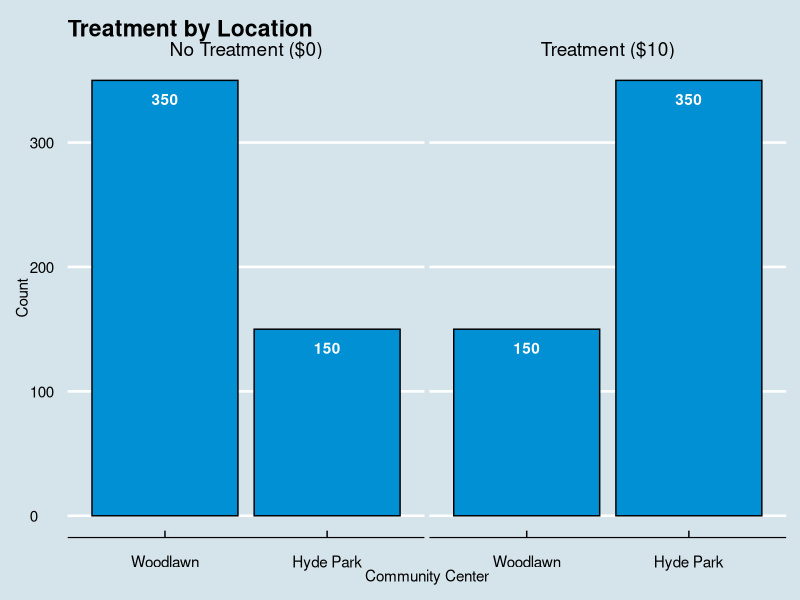
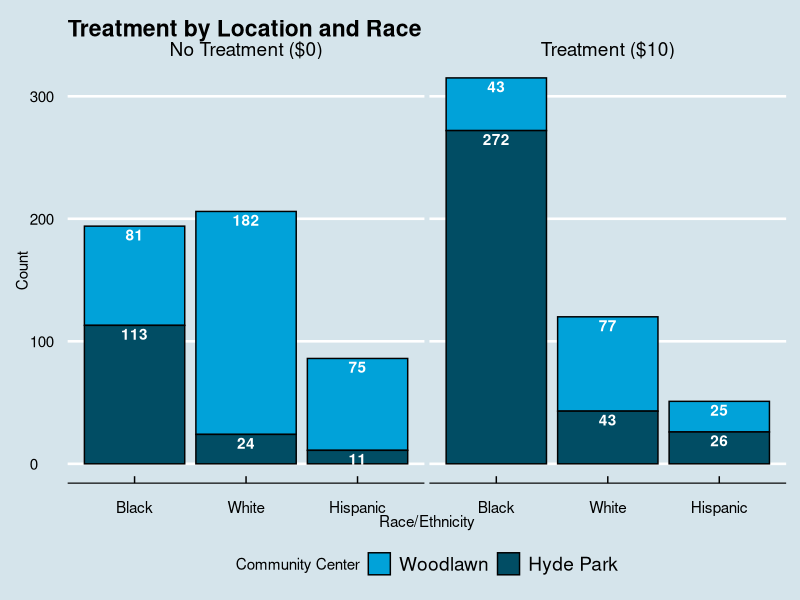
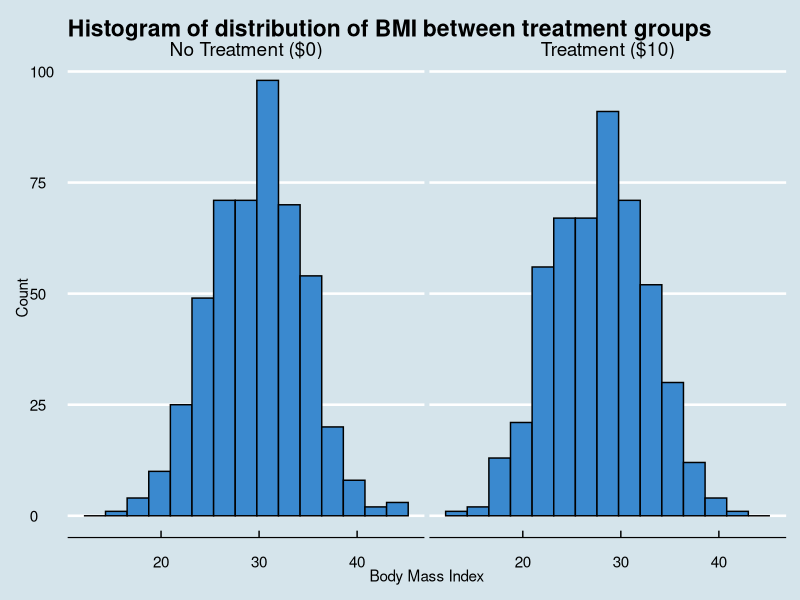
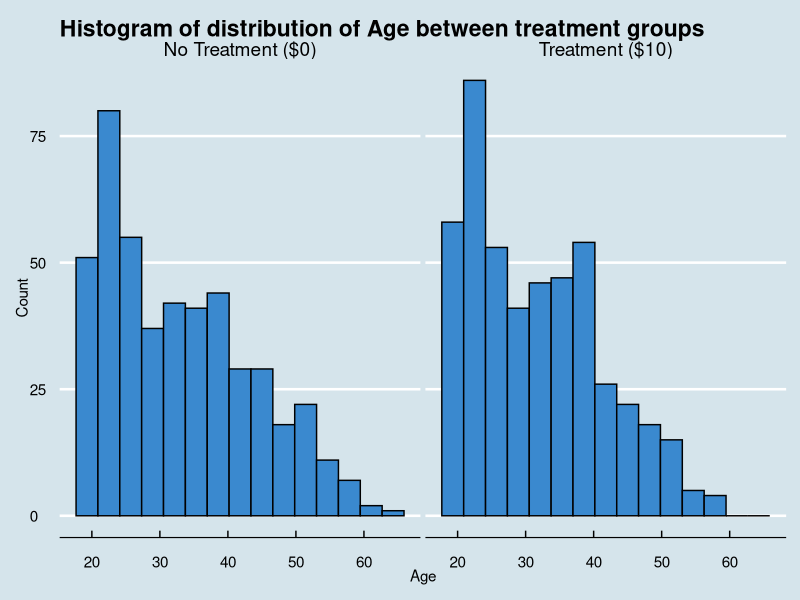
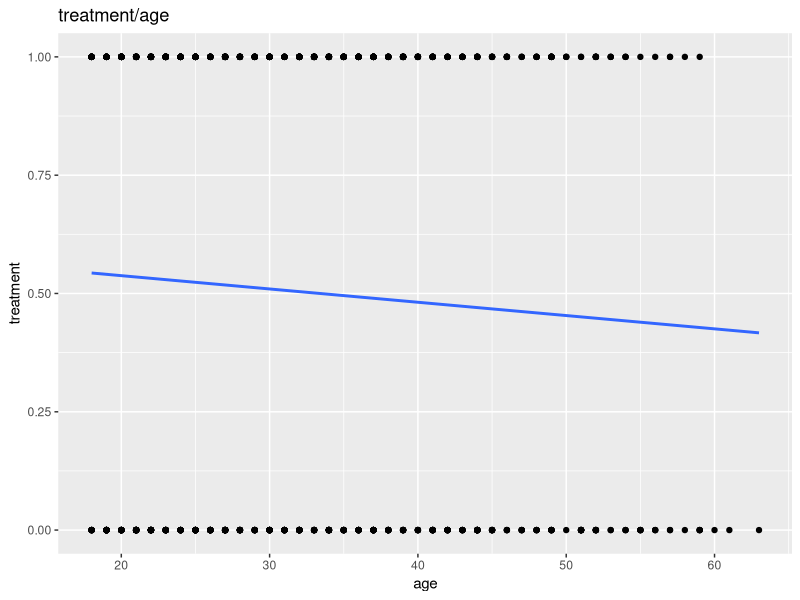
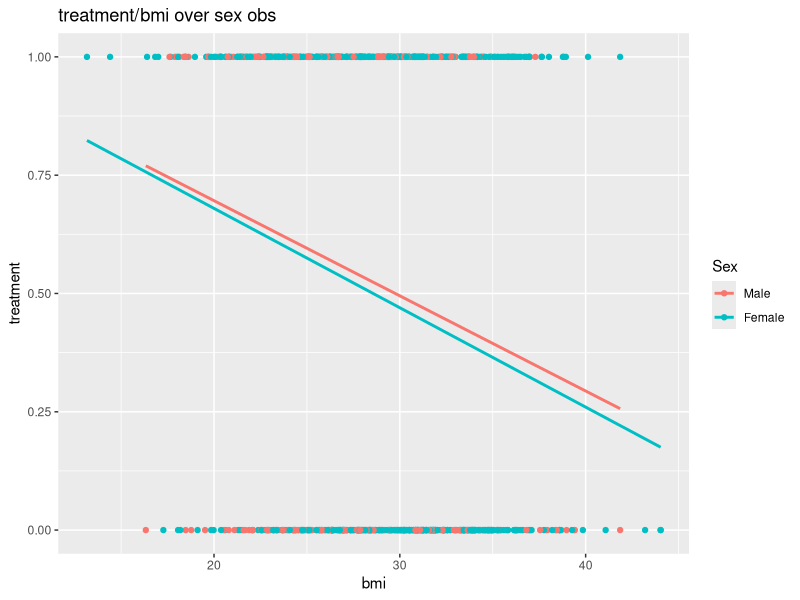
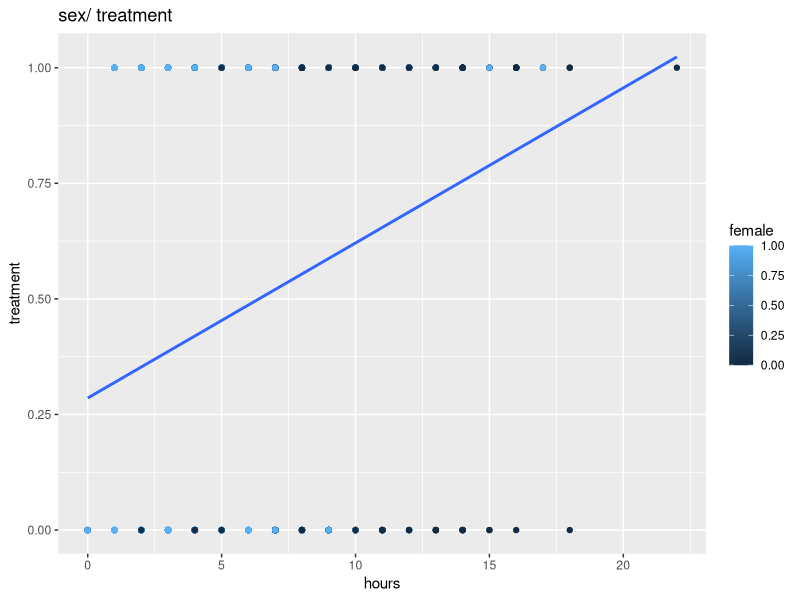
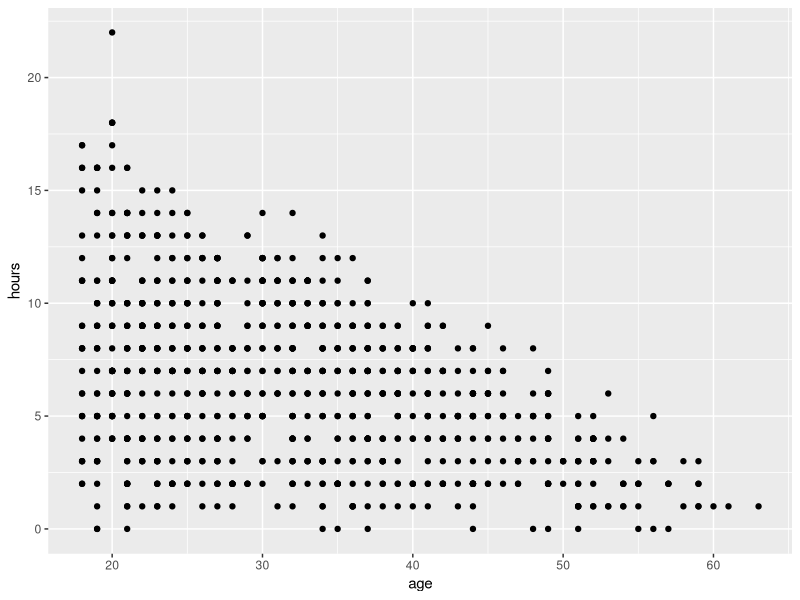

Here is the R script that generated these plots, in order:
## ---- chunk 1
knitr::opts_chunk$set(echo = FALSE)
## ---- chunk 2
library(tidyverse)
library(knitr)
library(magrittr)
library(ggthemes)
## ---- chunk 3
# Read in the raw data. 
raw <-  read_csv("problem_set2.csv")

# Create dataframe with summary statistics for hours
unclean_data_summary <- raw %>%
  group_by(treatment) %>%
  summarize(count = n(), mean(hours), sd(hours), se = sd(hours)/sqrt(n()))

# Kable print unclean_data
unclean_data_summary %>%
  knitr::kable(col.names = c("Treatment", "Count", "Mean", "St Dev", "St Err"), 
        caption = "Summary Statistics of Hours Exercised across Sample Groups with No Data Cleaning")
## ---- chunk 4
raw %>% 
  filter(subject_id %in% c(1, 9, 16, 26, 31, 52, 65, 100, 103)) %>%
  kable(caption = "Representative sample of unclean observations")
## ---- chunk 5
tibble(
  Variable = append(names(raw), "changed?"),
  `Description of Modification` = c(
    "No change",
    "Hours over 60 are minutes; reformatted to be hours.",
    "No change.",
    "No change.",
    "Uniformly store data as 0/1, not 0/1/male/female.",
    "-99 means missing age data; recoded to be NA.",
    "BMIs of less than 1 are omitted.",
    "No change.",
    "Race/Ethnicity BLACK capitalization fixed.",
    "`changed?` counts changes that occured in cleaning an observation."
  )
) %>%
  knitr::kable()
## ---- chunk 6
# Clean the data to impose uniformity upon the variable encoding.  
clean_data <- raw %>%
  mutate(`changed?` = seq(1, 1000) * 0) %>%
  # Fixing messed up hours readings. They start at 60 and upwards and that's 1 hr so I
  # fix based on that.
  mutate(`changed?` = if_else(hours >= 60, `changed?` + 1, `changed?`),
         hours = if_else(hours >= 60, hours / 60, hours)) %>%
  mutate(`changed?` = if_else(community_center %in% c("WOODLAWN",
                                                      "hyde park",
                                                      "woodlawn",
                                                      "Hyd Park",
                                                      "HYDE PARK",
                                                      "Hyde_Park",
                                                      "HYDE_PARK",
                                                      "hyde_park"), 
                              `changed?` + 1, `changed?`),
         community_center = if_else(community_center %in% c("WOODLAWN", "woodlawn"),
                                    "Woodlawn", community_center),
         community_center = if_else(community_center %in% c("hyde park", 
                                                            "Hyd Park", 
                                                            "HYDE PARK", 
                                                            "HYDE_PARK", 
                                                            "hyde_park",
                                                            "Hyde_Park"), 
                                    "Hyde Park", community_center)) %>%
  # Recoding female variable to be factor categorical variable from 0/1/male/female.
  mutate(`changed?` = if_else(female %in% c("female", "male"), 
                              `changed?` + 1, `changed?`),
         female = as.double(if_else(female == "female", 
                                    "1", if_else(female == "male", "0", female)))) %>%
  # -99 is missing age data so I reincode it at missing age data. 
  # https://cran.r-project.org/web/packages/naniar/vignettes/replace-with-na.html
  mutate(`changed?` = if_else(age == -99, `changed?` + 1, `changed?`), 
         age = na_if(age,-99)) %>%
  # Currently I have removed improper values, but I could also justify multiplying by 10.
  mutate(`changed?` = if_else(bmi < 1, `changed?` + 1, `changed?`),
         bmi = ifelse(bmi < 1, NA, bmi)) %>%
  # Fix all BLACK observations to normal capitalization structure.
  mutate(`changed?` = if_else(is.na(race_ethnicity), 
                              `changed?`, if_else(race_ethnicity == "BLACK", 
                                                  `changed?` + 1, `changed?`)),
    race_ethnicity = if_else(is.na(race_ethnicity), 
                             race_ethnicity, str_to_sentence(race_ethnicity))) # %>%
# mutate(race_ethnicity = factor(race_ethnicity, c("Black", "Hispanic", "White"))) %>%
# mutate(treatment = factor(treatment, labels = c("No Treatment ($0)", "Treatment ($10)"))) %>%
# mutate(community_center = factor(community_center, labels = c("Woodlawn", "Hyde Park"))) %>%
# mutate(education = factor(education, levels = c("less than high school",
#                                                 "high school",
#                                                 "higher degree")))
## ---- chunk 7
# Create dataframe with summary statistics for hours
clean_data_summary <- clean_data %>%
  group_by(treatment) %>%
  summarize(count = n(), mean(hours), sd(hours), se = sd(hours)/sqrt(n()))

# Kable print unclean_data
clean_data_summary %>%
  knitr::kable(col.names = c("Treatment", "Count", "Mean", "St Dev", "St Err"), 
        caption = "Summary Statistics of Hours Exercised across Sample Groups with No Data Cleaning")
## ---- chunk 8
randomness <- clean_data %>%
  mutate(treatment = factor(treatment, labels = c("No Treatment ($0)", "Treatment ($10)"))) %>%
  mutate(race_ethnicity = factor(race_ethnicity, c("Black", "Hispanic", "White"))) %>%
  mutate(community_center = factor(community_center, labels = c("Woodlawn", "Hyde Park"))) %>%
  mutate(education = factor(education,levels = c("less than high school", "high school", "higher degree")))

randomness %>% 
  select(treatment, community_center) %>% 
  group_by(community_center, treatment) %>% 
  count() %>%
ggplot(mapping = aes(x = community_center, y = n, label = n)) +
  geom_col(fill = "#0090d3", color = "black") +
  geom_text(nudge_y = -15, fontface = "bold", color = "White") +
  labs(x = "Community Center", y = "Count", title = "Treatment by Location") +
  theme_economist() +
  scale_fill_economist() +
  facet_wrap(~ treatment)
## ---- chunk 9
randomness %>%
  group_by(community_center, treatment, race_ethnicity) %>%
  drop_na(race_ethnicity) %>%
  count() %>%
  ggplot(mapping = aes(x = fct_reorder(race_ethnicity, -n), y = n, fill = community_center, label = n)) +
  geom_col(position = "stack", color = "black") +
  geom_text(position = "stack", vjust = 1.2, fontface = "bold", color = "white") +
  theme_economist() +
  theme(legend.position = "bottom") +
  scale_fill_economist(name = "Community Center") +
  labs(x = "Race/Ethnicity", y = "Count", title = "Treatment by Location and Race") +
  facet_wrap(~ treatment)

# theme(legend.position = "bottom", legend.key.height = unit(0.2, "cm"), legend.key.width = unit(0.3, "cm"), legend.box.spacing = unit(0.01, "cm")) +
## ---- chunk 10
randomness %>% 
  group_by(treatment) %>% 
  summarize(`Mean Female` = mean(female, na.rm = TRUE), 
            `Sd Dev Female` = sd(female, na.rm = TRUE),
            `Mean Age` = mean(age, na.rm = TRUE), 
            `Sd Dev Age` = sd(age, na.rm = TRUE), 
            `Mean BMI` = mean(bmi, na.rm = TRUE), 
            `Sd Dev BMI` = sd(bmi, na.rm = TRUE))

randomness %>%
  group_by(treatment, education) %>%
  summarize(count = n()) %>%
  pivot_wider(treatment, names_from = education, values_from = count)

randomness %>%
  group_by(treatment, race_ethnicity) %>%
  summarize(count = n()) %>%
  pivot_wider(treatment, names_from = race_ethnicity, values_from = count) 

## ---- chunk 11
# Checking randomization

# Balance Table
clean_data %>% 
  group_by(treatment) %>%
  summarize_all(mean) %>%
  kable()
## ---- chunk 12
# Distribution of different races
clean_data %>%
  group_by(treatment) %>%
  count(race_ethnicity) %>%
  mutate(race_ethnicity = as.character(race_ethnicity)) %>%
  pivot_wider(treatment, names_from = race_ethnicity, values_from = n, values_fn = list(n = list)) %>%
  unnest() %>%
  kable(caption = "Distribution of Race/Ethnicities Sampled in Each  Group")
## ---- chunk 13
randomness %>%
  drop_na(bmi) %>%
ggplot(mapping = aes(x = bmi)) +
  geom_histogram(fill = "#3a89cf", color = "black", bins = 15) +
  labs(x = "Body Mass Index", y = "Count", title = "Histogram of distribution of BMI between treatment groups") +
  theme_economist() +
  facet_wrap(~ treatment)




randomness %>%
  drop_na(age) %>%
ggplot(mapping = aes(x = age)) +
  geom_histogram(fill = "#3a89cf", color = "black", bins = 15) +
  labs(x = "Age", y = "Count", title = "Histogram of distribution of Age between treatment groups") +
  theme_economist() +
  facet_wrap(~ treatment)
## ---- chunk 14
treatment_bmi <- glm(treatment ~ bmi, data = clean_data, family = binomial)
summary(treatment_bmi)

test <- broom::augment(treatment_bmi, type.predict = "response") %>%
  mutate(.pred = as.numeric(.fitted > .5))

mean(test$treatment != test$.pred, na.rm = TRUE)


ggplot(data = clean_data %>% filter(age > 0), mapping = aes(x = age, y = treatment)) + 
  geom_point() +
  geom_smooth(method = "lm", method.args = list(family = "binomial"), se = FALSE) +
  labs(title = "treatment/age")

clean_data %>% 
  filter(bmi > 10, age > 0) %>%
  mutate(female = factor(female, levels = c(0, 1), labels = c("Male", "Female"))) %>%
ggplot(mapping = aes(x = bmi, y = treatment, color = female)) + 
  geom_point() +
  geom_smooth(method = "lm", method.args = list(family = "binomial"), se = FALSE) +
  scale_color_discrete(name = "Sex") +
#  scale_y_discrete(breaks = c(0, 1), limits = c(0, 1)) +
  labs(title = "treatment/bmi over sex obs")

ggplot(data = clean_data %>% filter(bmi > 10, age > 0), mapping = aes(x = hours, y = treatment, color = female)) + 
  geom_point() +
  geom_smooth(method = "lm", method.args = list(family = "binomial"), se = FALSE) +
  labs(title = "sex/ treatment")
## ---- chunk 15
clean_data %>%
  ggplot(mapping = aes(x = age, y = hours)) +
  geom_point()
## ---- chunk 16
# Clean the data to impose uniformity upon the variable encoding.  
clean_data <- raw %>%
  mutate(`changed?` = seq(1, 1000) * 0) %>%
  # Fixing messed up hours readings. They start at 60 and upwards and that's 1 hr so I
  # fix based on that.
  mutate(`changed?` = if_else(hours >= 60, `changed?` + 1, `changed?`),
         hours = if_else(hours >= 60, hours / 60, hours)) %>%
  mutate(`changed?` = if_else(community_center %in% c("WOODLAWN",
                                                      "hyde park",
                                                      "woodlawn",
                                                      "Hyd Park",
                                                      "HYDE PARK",
                                                      "Hyde_Park",
                                                      "HYDE_PARK",
                                                      "hyde_park"), 
                              `changed?` + 1, `changed?`),
         community_center = if_else(community_center %in% c("WOODLAWN", "woodlawn"),
                                    "Woodlawn", community_center),
         community_center = if_else(community_center %in% c("hyde park", 
                                                            "Hyd Park", 
                                                            "HYDE PARK", 
                                                            "HYDE_PARK", 
                                                            "hyde_park",
                                                            "Hyde_Park"), 
                                    "Hyde Park", community_center)) %>%
  # Recoding female variable to be factor categorical variable from 0/1/male/female.
  mutate(`changed?` = if_else(female %in% c("female", "male"), 
                              `changed?` + 1, `changed?`),
         female = as.double(if_else(female == "female", 
                                    "1", if_else(female == "male", "0", female)))) %>%
  # -99 is missing age data so I reincode it at missing age data. 
  # https://cran.r-project.org/web/packages/naniar/vignettes/replace-with-na.html
  mutate(`changed?` = if_else(age == -99, `changed?` + 1, `changed?`), 
         age = na_if(age,-99)) %>%
  # Currently I have removed improper values, but I could also justify multiplying by 10.
  mutate(`changed?` = if_else(bmi < 1, `changed?` + 1, `changed?`),
         bmi = ifelse(bmi < 1, NA, bmi)) %>%
  # Fix all BLACK observations to normal capitalization structure.
  mutate(`changed?` = if_else(is.na(race_ethnicity), 
                              `changed?`, if_else(race_ethnicity == "BLACK", 
                                                  `changed?` + 1, `changed?`)),
    race_ethnicity = if_else(is.na(race_ethnicity), 
                             race_ethnicity, str_to_sentence(race_ethnicity))) # %>%
# mutate(race_ethnicity = factor(race_ethnicity, c("Black", "Hispanic", "White"))) %>%
# mutate(treatment = factor(treatment, labels = c("No Treatment ($0)", "Treatment ($10)"))) %>%
# mutate(community_center = factor(community_center, labels = c("Woodlawn", "Hyde Park"))) %>%
# mutate(education = factor(education, levels = c("less than high school",
#                                                 "high school",
#                                                 "higher degree")))
## ---- chunk 17
mean_ages <- randomness %>% group_by(treatment) %>% summarize(mean(age, na.rm = TRUE))
mean_ages

randomness %>% 
  group_by(treatment) %>% 
  count(age) %>% 
  ggplot(aes(x=age, y=n, fill = treatment)) + 
  geom_col(position = "dodge") +
  geom_vline(mean_ages, mapping = aes(xintercept = `mean(age, na.rm = TRUE)`, color = treatment)) +
  theme_economist() +
  labs(title = "Mean age of participant in each group to prove randomness. Means are similar.")
